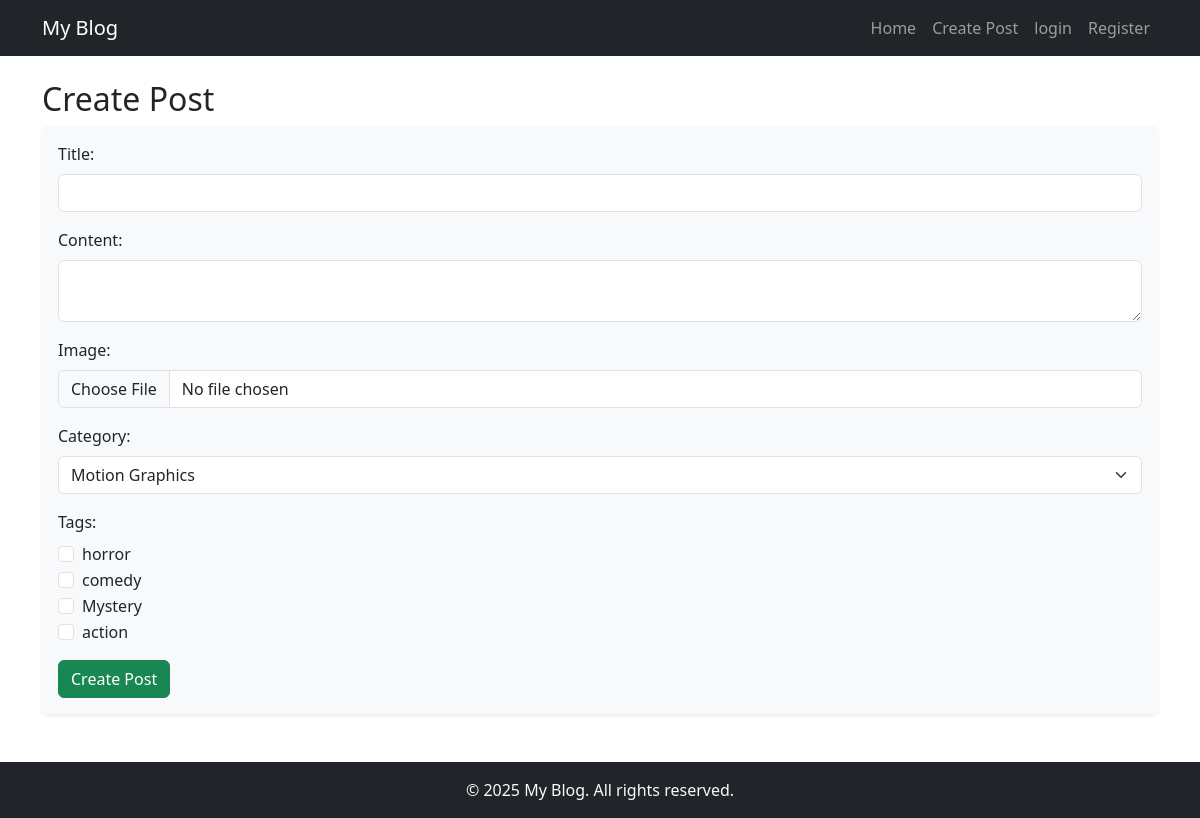
/post_create/, run on the app's committed database.
### post/models.py (models this page shows, shortened)
class Tag(models.Model):
    name = models.CharField(max_length=100, unique=True)

### post/views.py (the view, shortened to what this page needs)
# urls.py: path('post_create/', post_create, name='post_create'),
def post_create(request):
    categories = Category.objects.all()
    tags = Tag.objects.all()
    return render(request, 'post/post_create.html', {'categories': categories, 'tags': tags})

### post/templates/post/post_create.html (shortened to what this page needs)
{% extends 'base.html' %}
{% block content %}
    <h2>Create Post</h2>
    <form method="POST" enctype="multipart/form-data" class="p-3 shadow-sm bg-light rounded">
        <div class="mb-3">
            <label class="form-label">Title:</label>
            <input type="text" name="title" class="form-control" required>
        </div>
        <div class="mb-3">
            <label class="form-label">Content:</label>
            <textarea name="content" class="form-control" required></textarea>
        </div>
        <div class="mb-3">
            <label class="form-label">Image:</label>
            <input type="file" name="image" class="form-control" required>
        </div>
        <div class="mb-3">
            <label class="form-label">Category:</label>
            <select name="category" class="form-select" required>
                {% for category in categories %}
                    <option value="{{ category.id }}">{{ category.name }}</option>
                {% endfor %}
            </select>
        </div>
        {% if tags %}
            <div class="mb-3">
                <label class="form-label">Tags:</label>
                {% for tag in tags %}
                    <div class="form-check">
                        <input class="form-check-input" type="checkbox" name="tags" value="{{ tag.id }}">
                        <label class="form-check-label">{{ tag.name }}</label>
                    </div>
                {% endfor %}
            </div>
        {% else %}
            <p class="text-muted">No tags available.</p>
        {% endif %}
        <button type="submit" class="btn btn-success">Create Post</button>
    </form>
{% endblock %}

### data on the page
Tag: name "horror"
Tag: name "comedy"
Tag: name "Mystery"
Tag: name "action"

### other printed values
form field category "Motion Graphics"
